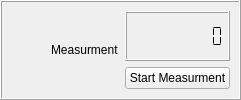
        <widget class="QFrame" name="frame_2">
         <property name="sizePolicy">
          <sizepolicy hsizetype="MinimumExpanding" vsizetype="Fixed">
           <horstretch>0</horstretch>
           <verstretch>0</verstretch>
          </sizepolicy>
         </property>
         <property name="frameShape">
          <enum>QFrame::Box</enum>
         </property>
         <property name="frameShadow">
          <enum>QFrame::Raised</enum>
         </property>
         <layout class="QGridLayout" name="_42">
          <property name="margin">
           <number>9</number>
          </property>
          <property name="spacing">
           <number>6</number>
          </property>
          <item row="0" column="0">
           <layout class="QHBoxLayout" name="_43">
            <property name="spacing">
             <number>6</number>
            </property>
            <property name="margin">
             <number>0</number>
            </property>
            <item>
             <spacer>
              <property name="orientation">
               <enum>Qt::Horizontal</enum>
              </property>
              <property name="sizeHint" stdset="0">
               <size>
                <width>40</width>
                <height>20</height>
               </size>
              </property>
             </spacer>
            </item>
            <item>
             <widget class="QLabel" name="label_6">
              <property name="text">
               <string>Measurment</string>
              </property>
             </widget>
            </item>
            <item>
             <layout class="QVBoxLayout" name="_44">
              <property name="spacing">
               <number>6</number>
              </property>
              <property name="margin">
               <number>0</number>
              </property>
              <item>
               <widget class="QLCDNumber" name="lcdNumber">
                <property name="contextMenuPolicy">
                 <enum>Qt::DefaultContextMenu</enum>
                </property>
                <property name="frameShape">
                 <enum>QFrame::Box</enum>
                </property>
                <property name="frameShadow">
                 <enum>QFrame::Raised</enum>
                </property>
                <property name="lineWidth">
                 <number>1</number>
                </property>
                <property name="midLineWidth">
                 <number>0</number>
                </property>
                <property name="numDigits">
                 <number>9</number>
                </property>
                <property name="segmentStyle">
                 <enum>QLCDNumber::Flat</enum>
                </property>
               </widget>
              </item>
              <item>
               <widget class="QPushButton" name="StartButton">
                <property name="toolTip">
                 <string>Push to start measurnment</string>
                </property>
                <property name="statusTip">
                 <string>Push to start measurnment</string>
                </property>
                <property name="whatsThis">
                 <string>Push to start measurnment</string>
                </property>
                <property name="text">
                 <string>Start Measurment</string>
                </property>
                <property name="icon">
                 <iconset resource="proba.qrc">
                  <normaloff>:/new/prefix1/icons/services.png</normaloff>:/new/prefix1/icons/services.png</iconset>
                </property>
                <property name="checkable">
                 <bool>true</bool>
                </property>
               </widget>
              </item>
             </layout>
            </item>
           </layout>
          </item>
         </layout>
        </widget>
